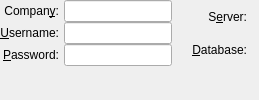
    <widget class="QFrame" name="_frame">
     <property name="sizePolicy">
      <sizepolicy hsizetype="Preferred" vsizetype="Expanding">
       <horstretch>0</horstretch>
       <verstretch>1</verstretch>
      </sizepolicy>
     </property>
     <property name="frameShape">
      <enum>QFrame::NoFrame</enum>
     </property>
     <property name="frameShadow">
      <enum>QFrame::Plain</enum>
     </property>
     <layout class="QVBoxLayout">
      <property name="spacing">
       <number>0</number>
      </property>
      <property name="margin">
       <number>0</number>
      </property>
      <item>
       <layout class="QHBoxLayout">
        <property name="spacing">
         <number>20</number>
        </property>
        <item>
         <layout class="QHBoxLayout">
          <property name="spacing">
           <number>5</number>
          </property>
          <item>
           <layout class="QVBoxLayout">
            <property name="spacing">
             <number>0</number>
            </property>
            <item>
             <widget class="QLabel" name="_companyLit">
              <property name="text">
               <string>Compan&amp;y:</string>
              </property>
              <property name="alignment">
               <set>Qt::AlignRight|Qt::AlignTrailing|Qt::AlignVCenter</set>
              </property>
              <property name="buddy">
               <cstring>_company</cstring>
              </property>
             </widget>
            </item>
            <item>
             <widget class="QLabel" name="_usernameLit">
              <property name="text">
               <string>&amp;Username:</string>
              </property>
              <property name="alignment">
               <set>Qt::AlignRight|Qt::AlignTrailing|Qt::AlignVCenter</set>
              </property>
              <property name="buddy">
               <cstring>_username</cstring>
              </property>
             </widget>
            </item>
            <item>
             <widget class="QLabel" name="_passwordLit">
              <property name="text">
               <string>&amp;Password:</string>
              </property>
              <property name="alignment">
               <set>Qt::AlignRight|Qt::AlignTrailing|Qt::AlignVCenter</set>
              </property>
              <property name="buddy">
               <cstring>_password</cstring>
              </property>
             </widget>
            </item>
           </layout>
          </item>
          <item>
           <layout class="QVBoxLayout">
            <property name="spacing">
             <number>0</number>
            </property>
            <item>
             <widget class="QLineEdit" name="_company">
              <property name="sizePolicy">
               <sizepolicy hsizetype="Preferred" vsizetype="Fixed">
                <horstretch>0</horstretch>
                <verstretch>0</verstretch>
               </sizepolicy>
              </property>
             </widget>
            </item>
            <item>
             <widget class="QLineEdit" name="_username">
              <property name="sizePolicy">
               <sizepolicy hsizetype="Preferred" vsizetype="Fixed">
                <horstretch>0</horstretch>
                <verstretch>0</verstretch>
               </sizepolicy>
              </property>
             </widget>
            </item>
            <item>
             <widget class="QLineEdit" name="_password">
              <property name="sizePolicy">
               <sizepolicy hsizetype="Preferred" vsizetype="Fixed">
                <horstretch>0</horstretch>
                <verstretch>0</verstretch>
               </sizepolicy>
              </property>
             </widget>
            </item>
           </layout>
          </item>
         </layout>
        </item>
        <item>
         <layout class="QVBoxLayout">
          <property name="spacing">
           <number>0</number>
          </property>
          <item>
           <layout class="QHBoxLayout">
            <property name="spacing">
             <number>5</number>
            </property>
            <item>
             <layout class="QVBoxLayout">
              <property name="spacing">
               <number>0</number>
              </property>
              <item>
               <widget class="QLabel" name="_serverLit">
                <property name="text">
                 <string>S&amp;erver:</string>
                </property>
                <property name="alignment">
                 <set>Qt::AlignRight|Qt::AlignTrailing|Qt::AlignVCenter</set>
                </property>
                <property name="buddy">
                 <cstring>_server</cstring>
                </property>
               </widget>
              </item>
              <item>
               <widget class="QLabel" name="_databaseLit">
                <property name="text">
                 <string>&amp;Database:</string>
                </property>
                <property name="alignment">
                 <set>Qt::AlignRight|Qt::AlignTrailing|Qt::AlignVCenter</set>
                </property>
                <property name="buddy">
                 <cstring>_database</cstring>
                </property>
               </widget>
              </item>
             </layout>
            </item>
            <item>
             <layout class="QVBoxLayout">
              <property name="spacing">
               <number>0</number>
              </property>
              <item>
               <widget class="QLabel" name="_server">
                <property name="sizePolicy">
                 <sizepolicy hsizetype="Expanding" vsizetype="Preferred">
                  <horstretch>1</horstretch>
                  <verstretch>0</verstretch>
                 </sizepolicy>
                </property>
                <property name="text">
                 <string/>
                </property>
                <property name="alignment">
                 <set>Qt::AlignLeading|Qt::AlignLeft|Qt::AlignVCenter</set>
                </property>
               </widget>
              </item>
              <item>
               <widget class="QLabel" name="_database">
                <property name="sizePolicy">
                 <sizepolicy hsizetype="Expanding" vsizetype="Preferred">
                  <horstretch>1</horstretch>
                  <verstretch>0</verstretch>
                 </sizepolicy>
                </property>
                <property name="text">
                 <string/>
                </property>
                <property name="alignment">
                 <set>Qt::AlignLeading|Qt::AlignLeft|Qt::AlignVCenter</set>
                </property>
               </widget>
              </item>
             </layout>
            </item>
            <item>
             <spacer>
              <property name="orientation">
               <enum>Qt::Horizontal</enum>
              </property>
              <property name="sizeType">
               <enum>QSizePolicy::MinimumExpanding</enum>
              </property>
              <property name="sizeHint" stdset="0">
               <size>
                <width>0</width>
                <height>20</height>
               </size>
              </property>
             </spacer>
            </item>
           </layout>
          </item>
          <item>
           <spacer>
            <property name="orientation">
             <enum>Qt::Vertical</enum>
            </property>
            <property name="sizeType">
             <enum>QSizePolicy::Preferred</enum>
            </property>
            <property name="sizeHint" stdset="0">
             <size>
              <width>20</width>
              <height>0</height>
             </size>
            </property>
           </spacer>
          </item>
         </layout>
        </item>
       </layout>
      </item>
      <item>
       <spacer>
        <property name="orientation">
         <enum>Qt::Vertical</enum>
        </property>
        <property name="sizeType">
         <enum>QSizePolicy::Expanding</enum>
        </property>
        <property name="sizeHint" stdset="0">
         <size>
          <width>20</width>
          <height>0</height>
         </size>
        </property>
       </spacer>
      </item>
     </layout>
    </widget>
